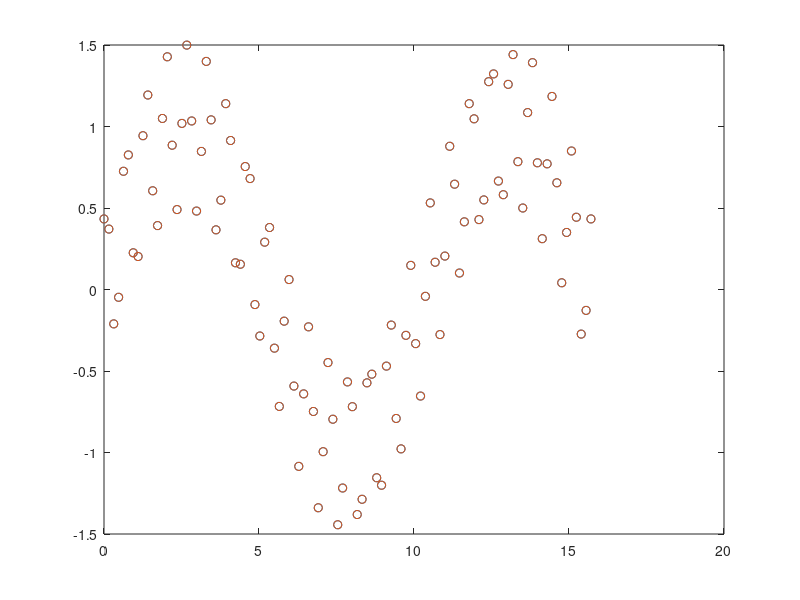
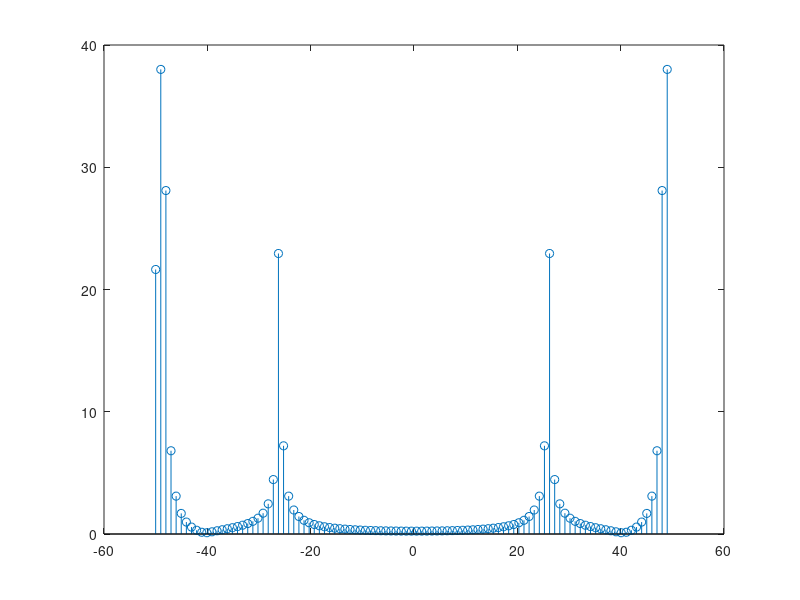
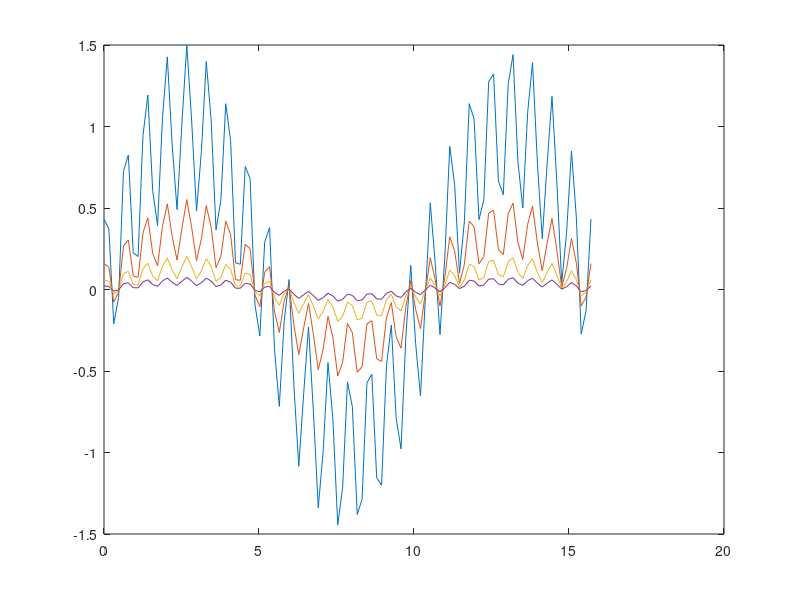
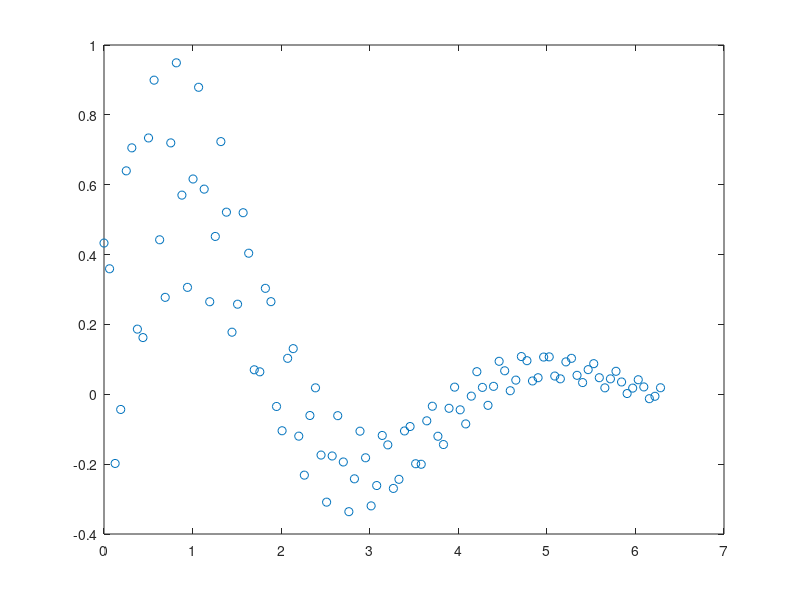

Write MATLAB code to recreate these figures, in order. (Note: this script raises an error after producing the figures.)
function sandbox()

% Variables
keys = {'A1', 'omega1', 'delta1', 'B1', ...
        'A2', 'omega2', 'delta2', 'B2'};
values = [1, 1, 0, 0, ...
          0.5, 10, pi/3, 0];
dict = containers.Map(keys,values);
max_time = 5*pi; % how long is sim?
ns = 100; % how many samples are we taking?
Fs = max_time/ns; % sample frequency
L = ns + 1;
distance = 5*pi; % how far our wave travels in the frame

% Time domain components
t = (0:Fs:max_time);
z = (0:2*pi/100:2*pi);
phi1 = dict('A1') * sin(dict('omega1') * t + dict('delta1') -z) + dict('B1');
phi2 = dict('A2') * sin(dict('omega2') * t + dict('delta2') -z) + dict('B2');

% Signals
signal = phi1 + phi2;
omega = -ns/2:ns/L:ns/2-ns/L;
FTsig = fft(signal);
IFTsig = ifft(FTsig);

% Plotting
figure(1)
plot(t, signal, 'o', t, real(IFTsig), 'o');
hold on
figure(2)
stem(omega, abs(FTsig));
figure(3)
plot(t, signal, ...
     t, exp(-1)*real(IFTsig), ...
     t, exp(-2)*real(IFTsig), ...
     t, exp(-3)*real(IFTsig));
figure(4)
plot(z, exp(-0.5*z).*real(IFTsig), 'o');


figure(5)
% Plot the first frame:
carla = sin(t-z);
disp(carla)
joy = exp(-z);
h = plot(t,carla*joy(1));

axis([0,distance,-dict('A1')*5,dict('A1')*5])

gif('test.gif','DelayTime',0.2,'frame',gcf)

for k = 2:ns
   set(h,'Ydata',carla*joy(k))
   gif
end


end